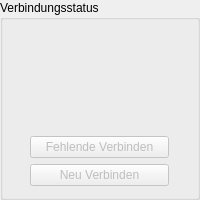
        <widget class="QGroupBox" name="groupBoxConnectionStates">
         <property name="minimumSize">
          <size>
           <width>30</width>
           <height>200</height>
          </size>
         </property>
         <property name="font">
          <font>
           <family>MS Shell Dlg 2</family>
           <weight>50</weight>
           <bold>false</bold>
          </font>
         </property>
         <property name="styleSheet">
          <string notr="true"/>
         </property>
         <property name="title">
          <string>Verbindungsstatus</string>
         </property>
         <layout class="QGridLayout" name="gridLayout_21">
          <item row="2" column="1">
           <widget class="QPushButton" name="pushButtonReConnectSerialPorts">
            <property name="enabled">
             <bool>false</bool>
            </property>
            <property name="text">
             <string>Neu Verbinden</string>
            </property>
           </widget>
          </item>
          <item row="1" column="1" alignment="Qt::AlignBottom">
           <widget class="QPushButton" name="pushButtonConnectMissingSerialPorts">
            <property name="enabled">
             <bool>false</bool>
            </property>
            <property name="sizePolicy">
             <sizepolicy hsizetype="Minimum" vsizetype="Fixed">
              <horstretch>0</horstretch>
              <verstretch>0</verstretch>
             </sizepolicy>
            </property>
            <property name="text">
             <string>Fehlende Verbinden</string>
            </property>
           </widget>
          </item>
          <item row="0" column="1">
           <widget class="QWidget" name="widgetConnectionStates" native="true">
            <property name="sizePolicy">
             <sizepolicy hsizetype="Fixed" vsizetype="Fixed">
              <horstretch>0</horstretch>
              <verstretch>100</verstretch>
             </sizepolicy>
            </property>
            <property name="minimumSize">
             <size>
              <width>139</width>
              <height>97</height>
             </size>
            </property>
            <property name="styleSheet">
             <string notr="true">#widgetConnectionStates{border-image:url(:/ui/images/connection_status.png) 0 0 0 0 strech strech}</string>
            </property>
            <widget class="LEDIndicator" name="ledConnectionPlc">
             <property name="geometry">
              <rect>
               <x>8</x>
               <y>10</y>
               <width>16</width>
               <height>16</height>
              </rect>
             </property>
             <property name="text">
              <string/>
             </property>
            </widget>
            <widget class="LEDIndicator" name="ledConnectionMfc">
             <property name="geometry">
              <rect>
               <x>8</x>
               <y>38</y>
               <width>16</width>
               <height>16</height>
              </rect>
             </property>
             <property name="text">
              <string/>
             </property>
            </widget>
            <widget class="LEDIndicator" name="ledConnectionCesar">
             <property name="geometry">
              <rect>
               <x>72</x>
               <y>38</y>
               <width>16</width>
               <height>16</height>
              </rect>
             </property>
             <property name="text">
              <string/>
             </property>
            </widget>
            <widget class="LEDIndicator" name="ledConnectionHofi">
             <property name="geometry">
              <rect>
               <x>72</x>
               <y>10</y>
               <width>16</width>
               <height>16</height>
              </rect>
             </property>
             <property name="text">
              <string/>
             </property>
            </widget>
            <widget class="LEDIndicator" name="ledConnectionKJL">
             <property name="geometry">
              <rect>
               <x>8</x>
               <y>65</y>
               <width>16</width>
               <height>16</height>
              </rect>
             </property>
             <property name="text">
              <string/>
             </property>
            </widget>
            <widget class="LEDIndicator" name="ledConnectionKJL2">
             <property name="geometry">
              <rect>
               <x>72</x>
               <y>65</y>
               <width>16</width>
               <height>16</height>
              </rect>
             </property>
             <property name="text">
              <string/>
             </property>
            </widget>
           </widget>
          </item>
         </layout>
        </widget>
